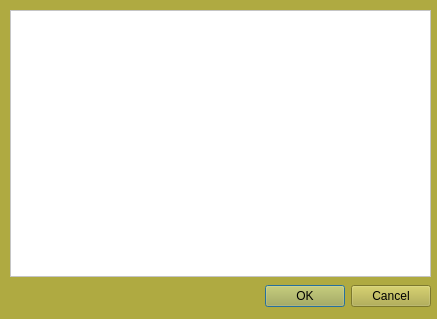
<?xml version="1.0" encoding="UTF-8"?>
<ui version="4.0">
 <class>QJoystickEnumerator</class>
 <widget class="QDialog" name="QJoystickEnumerator">
  <property name="geometry">
   <rect>
    <x>0</x>
    <y>0</y>
    <width>437</width>
    <height>319</height>
   </rect>
  </property>
  <property name="windowTitle">
   <string>Dialog</string>
  </property>
  <property name="styleSheet">
   <string notr="true">background-color: rgb(175, 170, 65);</string>
  </property>
  <widget class="QDialogButtonBox" name="buttonBox">
   <property name="geometry">
    <rect>
     <x>90</x>
     <y>280</y>
     <width>341</width>
     <height>32</height>
    </rect>
   </property>
   <property name="orientation">
    <enum>Qt::Horizontal</enum>
   </property>
   <property name="standardButtons">
    <set>QDialogButtonBox::Cancel|QDialogButtonBox::Ok</set>
   </property>
  </widget>
  <widget class="QListWidget" name="joystickList">
   <property name="geometry">
    <rect>
     <x>10</x>
     <y>10</y>
     <width>421</width>
     <height>267</height>
    </rect>
   </property>
   <property name="styleSheet">
    <string notr="true">background-color: rgb(255, 255, 255);</string>
   </property>
  </widget>
 </widget>
 <resources/>
 <connections>
  <connection>
   <sender>buttonBox</sender>
   <signal>accepted()</signal>
   <receiver>QJoystickEnumerator</receiver>
   <slot>accept()</slot>
   <hints>
    <hint type="sourcelabel">
     <x>248</x>
     <y>254</y>
    </hint>
    <hint type="destinationlabel">
     <x>157</x>
     <y>274</y>
    </hint>
   </hints>
  </connection>
  <connection>
   <sender>buttonBox</sender>
   <signal>rejected()</signal>
   <receiver>QJoystickEnumerator</receiver>
   <slot>reject()</slot>
   <hints>
    <hint type="sourcelabel">
     <x>316</x>
     <y>260</y>
    </hint>
    <hint type="destinationlabel">
     <x>286</x>
     <y>274</y>
    </hint>
   </hints>
  </connection>
 </connections>
</ui>
